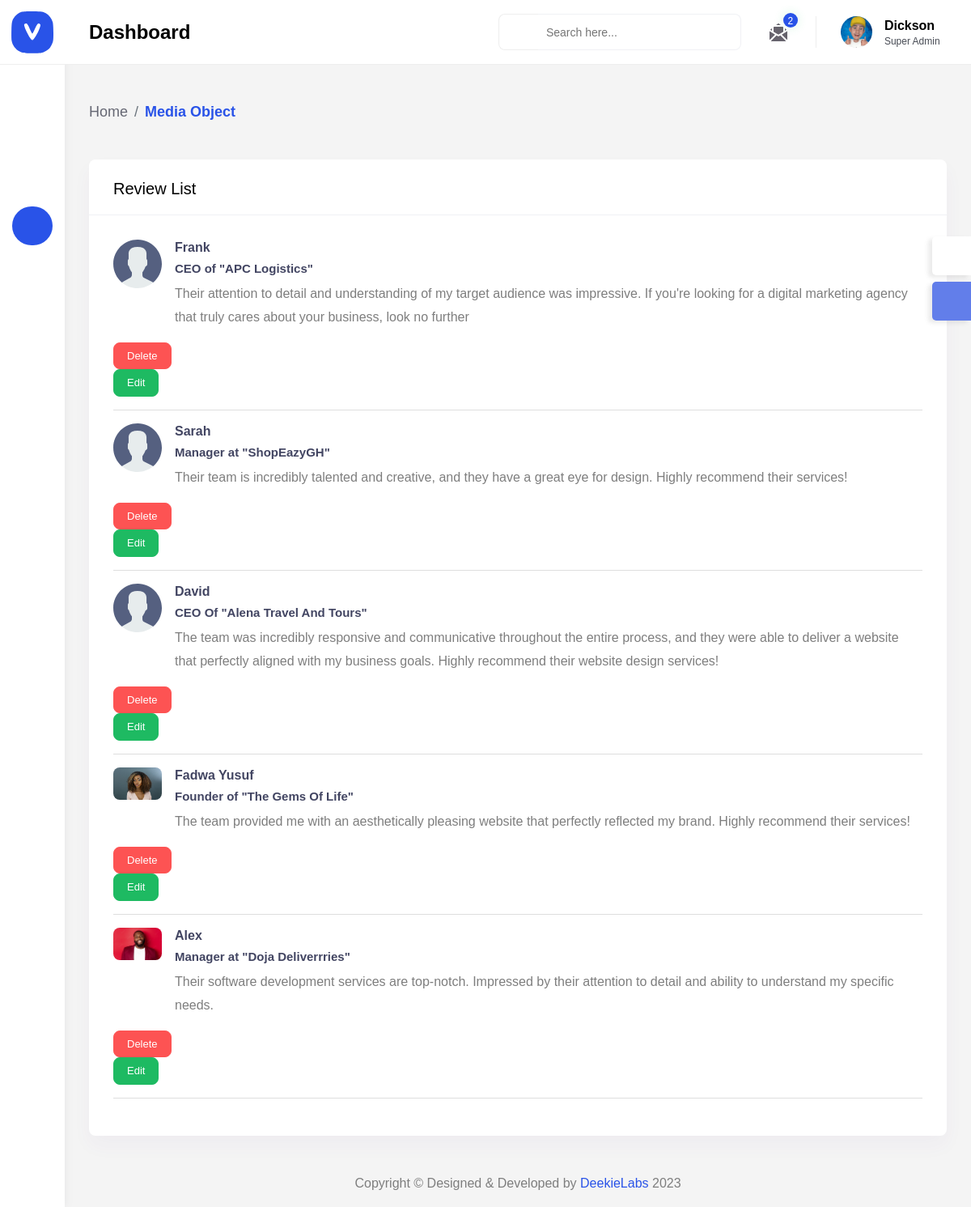
Page /dashboard/review/all/ (signed in) on the committed database.
### main/models.py (models this page shows, shortened)
class Review(models.Model):
    reviewer_name = models.CharField(max_length=150)
    reviewer_position = models.CharField(max_length=150)
    reviewer_message = models.TextField()
    reviewer_image = models.ImageField(
        null=True, blank=True, upload_to='review_img', default="review_img/avatar.svg")
    id = models.UUIDField(default=uuid.uuid4, unique=True,
                          primary_key=True, editable=False)

### dashboard/views.py (the view)
# urls.py: path('review/all/', views.viewReview, name="view-reviews"),
@login_required(login_url="login")
def viewReview(request):
    user_messages = UserContact.objects.all()
    reviews = Review.objects.all()
    context = {
        'reviews':reviews,
        'user_messages': user_messages
    }
    return render(request,'dashboard/user_reviews/view-reviews.html', context)

### dashboard/templates/dashboard/user_reviews/view-reviews.html (shortened to what this page needs)
{% extends 'layouts/admin.html' %}
{% load static %}
{% block content %}
		<div class="content-body">
            <div class="container-fluid">
                <div class="page-titles">
					<ol class="breadcrumb">
						<li class="breadcrumb-item"><a href="javascript:void(0)">Home</a></li>
						<li class="breadcrumb-item active"><a href="javascript:void(0)">Media Object</a></li>
					</ol>
                </div>
                <div class="row">
                    <div class="col-lg-12">
                        <div class="card">
                            <div class="card-header">
                                <h4 class="card-title">Review list</h4>
                            </div>
                            <div class="card-body">
                                <div class="bootstrap-media">
                                    <ul class="list-unstyled">
                                        {% for review in reviews %}
                                            <li class="media">
                                            <img class="me-3 " width="60"  src="{{review.reviewer_image.url}}" alt="DexignLab">
                                            <div class="media-body">
                                                <h5 class="mt-0">{{review.reviewer_name}}</h5>
                                                <h6 class="mt-0">{{review.reviewer_position}}</h6>
                                                <p class="mb-0"> {{review.reviewer_message}}</p>
                                            </div>
                                            </li>
                                            <div class="mt-3">
                                                <form action="{% url 'delete-review' review.id %}" method="POST">
                                                    <button class="btn btn-danger btn-sm" type="submit">Delete</button>
                                                </form>
                                                <a href="{% url 'update-review' review.id %}">
                                                        <button class="btn btn-success btn-sm">Edit</button>
                                                    </a>
                                            </div>
                                            <hr>
                                        {% endfor %}
                                    </ul>
                                </div>
                            </div>
                        </div>
                    </div>
                </div>
            </div>
        </div>
{% endblock content %}

### rows in the picture
Review: reviewer_image (placeholder picture), reviewer_name "Frank", reviewer_position "CEO of \"APC Logistics\"", reviewer_message "Their attention to detail and understanding of my target audience was impressive. If you're looking for a digital marketing agency that truly cares about your business, look no further"
Review: reviewer_image (placeholder picture), reviewer_name "Sarah", reviewer_position "Manager at \"ShopEazyGH\"", reviewer_message "Their team is incredibly talented and creative, and they have a great eye for design. Highly recommend their services!"
Review: reviewer_image (placeholder picture), reviewer_name "David", reviewer_position "CEO Of \"Alena Travel And Tours\"", reviewer_message "The team was incredibly responsive and communicative throughout the entire process, and they were able to deliver a website that perfectly aligned with my business goals. Highly recommend their website design services!"
Review: reviewer_image (picture), reviewer_name "Fadwa Yusuf", reviewer_position "Founder of \"The Gems Of Life\"", reviewer_message "The team provided me with an aesthetically pleasing website that perfectly reflected my brand. Highly recommend their services!"
Review: reviewer_image (picture), reviewer_name "Alex", reviewer_position "Manager at \"Doja Deliverrries\"", reviewer_message "Their software development services are top-notch. Impressed by their attention to detail and ability to understand my specific needs."

### other values in the picture
{{ user_messages.count }} "2"
